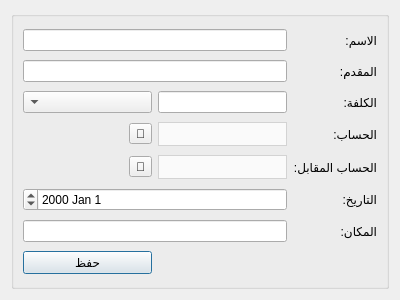
<?xml version="1.0" encoding="UTF-8"?>
<ui version="4.0">
 <class>Course_View</class>
 <widget class="QDialog" name="Course_View">
  <property name="geometry">
   <rect>
    <x>0</x>
    <y>0</y>
    <width>400</width>
    <height>300</height>
   </rect>
  </property>
  <property name="windowTitle">
   <string>إضافة/تعديل دورة تدريبية</string>
  </property>
  <layout class="QGridLayout" name="gridLayout">
   <item row="0" column="0">
    <widget class="QGroupBox" name="dire">
     <property name="minimumSize">
      <size>
       <width>350</width>
       <height>0</height>
      </size>
     </property>
     <property name="layoutDirection">
      <enum>Qt::RightToLeft</enum>
     </property>
     <property name="title">
      <string/>
     </property>
     <layout class="QGridLayout" name="gridLayout_26">
      <item row="10" column="1" colspan="2">
       <widget class="QDateEdit" name="course_date_input"/>
      </item>
      <item row="0" column="0">
       <widget class="QLabel" name="name_label_2">
        <property name="text">
         <string>الاسم:</string>
        </property>
       </widget>
      </item>
      <item row="1" column="0">
       <widget class="QLabel" name="department_label_2">
        <property name="text">
         <string>المقدم:</string>
        </property>
       </widget>
      </item>
      <item row="2" column="0">
       <widget class="QLabel" name="job_title_label_2">
        <property name="text">
         <string>الكلفة:</string>
        </property>
       </widget>
      </item>
      <item row="4" column="1">
       <widget class="QComboBox" name="course_costs_account_combobox">
        <property name="sizePolicy">
         <sizepolicy hsizetype="Expanding" vsizetype="Fixed">
          <horstretch>0</horstretch>
          <verstretch>0</verstretch>
         </sizepolicy>
        </property>
        <property name="styleSheet">
         <string notr="true">QComboBox {
        background-color: #fafafa;
        border: 1px solid lightgrey;		
		height: 22px;
		color: black;
    }
    QComboBox::drop-down {
        border: none;
    }</string>
        </property>
       </widget>
      </item>
      <item row="4" column="0">
       <widget class="QLabel" name="job_title_label_3">
        <property name="text">
         <string>الحساب:</string>
        </property>
       </widget>
      </item>
      <item row="1" column="1" colspan="2">
       <widget class="QLineEdit" name="course_providor_input"/>
      </item>
      <item row="12" column="2">
       <widget class="QPushButton" name="course_save_btn">
        <property name="text">
         <string>حفظ</string>
        </property>
       </widget>
      </item>
      <item row="11" column="0">
       <widget class="QLabel" name="email_label_3">
        <property name="text">
         <string>المكان:</string>
        </property>
       </widget>
      </item>
      <item row="11" column="1" colspan="2">
       <widget class="QLineEdit" name="course_place_input"/>
      </item>
      <item row="10" column="0">
       <widget class="QLabel" name="email_label_2">
        <property name="text">
         <string>التاريخ:</string>
        </property>
       </widget>
      </item>
      <item row="0" column="1" colspan="2">
       <widget class="QLineEdit" name="course_name_input"/>
      </item>
      <item row="2" column="1">
       <widget class="QLineEdit" name="course_cost_input"/>
      </item>
      <item row="2" column="2">
       <widget class="QComboBox" name="course_cost_currency_combobox">
        <property name="sizePolicy">
         <sizepolicy hsizetype="Expanding" vsizetype="Fixed">
          <horstretch>0</horstretch>
          <verstretch>0</verstretch>
         </sizepolicy>
        </property>
       </widget>
      </item>
      <item row="6" column="1">
       <widget class="QComboBox" name="course_costs_opposite_account_combobox">
        <property name="sizePolicy">
         <sizepolicy hsizetype="Expanding" vsizetype="Fixed">
          <horstretch>0</horstretch>
          <verstretch>0</verstretch>
         </sizepolicy>
        </property>
        <property name="styleSheet">
         <string notr="true">QComboBox {
        background-color: #fafafa;
        border: 1px solid lightgrey;		
		height: 22px;
		color: black;
    }
    QComboBox::drop-down {
        border: none;
    }</string>
        </property>
       </widget>
      </item>
      <item row="6" column="0">
       <widget class="QLabel" name="job_title_label_4">
        <property name="text">
         <string>الحساب المقابل:</string>
        </property>
       </widget>
      </item>
      <item row="6" column="2">
       <widget class="QToolButton" name="select_course_costs_opposite_account_btn">
        <property name="text">
         <string>🔎</string>
        </property>
       </widget>
      </item>
      <item row="4" column="2">
       <widget class="QToolButton" name="select_course_costs_account_btn">
        <property name="text">
         <string>🔎</string>
        </property>
       </widget>
      </item>
     </layout>
    </widget>
   </item>
  </layout>
 </widget>
 <resources/>
 <connections/>
</ui>
